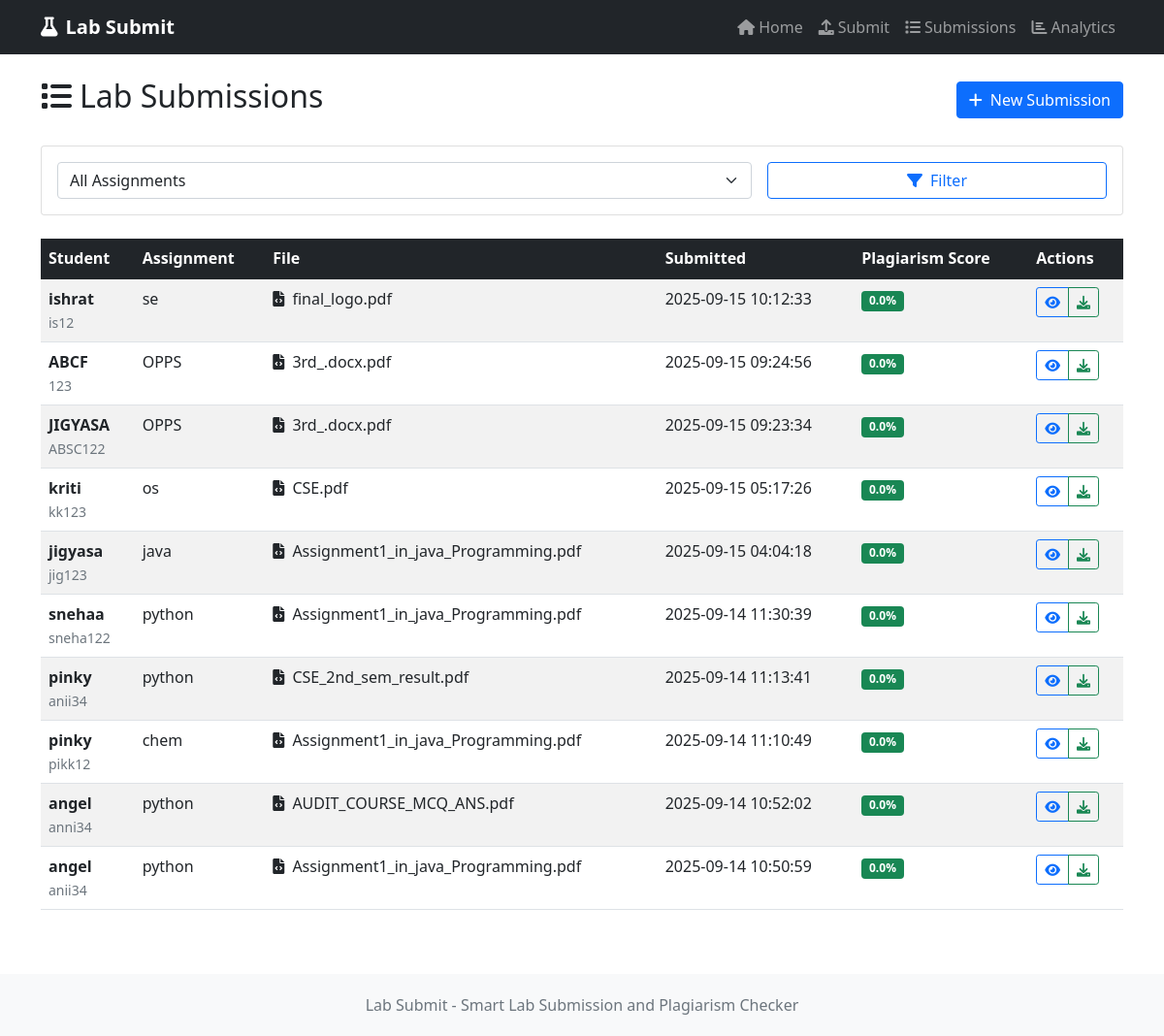
Screenshot of /submissions with the database file from the repository.
### tables this page shows
CREATE TABLE submissions (
                id INTEGER PRIMARY KEY AUTOINCREMENT,
                student_name TEXT NOT NULL,
                student_id TEXT NOT NULL,
                assignment_name TEXT NOT NULL,
                filename TEXT NOT NULL,
                file_path TEXT NOT NULL,
                file_hash TEXT NOT NULL,
                submission_time TIMESTAMP DEFAULT CURRENT_TIMESTAMP,
                plagiarism_score REAL DEFAULT 0.0,
                status TEXT DEFAULT 'submitted'
            );

### app.py (the view)
@app.route('/submissions')
def view_submissions():
    assignment_name = request.args.get('assignment')
    submissions = db_manager.get_submissions(assignment_name)
    all_submissions = db_manager.get_submissions()
    assignment_names = list(set([s[3] for s in all_submissions]))
    return render_template('submissions.html',
                         submissions=submissions,
                         assignment_names=assignment_names,
                         selected_assignment=assignment_name)

### app.py (called while the page is built)
    def get_submissions(self, assignment_name=None):
        conn = sqlite3.connect(self.db_name)
        cursor = conn.cursor()
        if assignment_name:
            cursor.execute('SELECT * FROM submissions WHERE assignment_name = ? ORDER BY submission_time DESC', (assignment_name,))
        else:
            cursor.execute('SELECT * FROM submissions ORDER BY submission_time DESC')
        submissions = cursor.fetchall()
        conn.close()
        return submissions

### templates/submissions.html (shortened to what this page needs)
<!DOCTYPE html>
<html>
<head><title>View Submissions</title></head>
<body>
{% extends "base.html" %}
{% block content %}
<div class="d-flex justify-content-between align-items-center mb-4">
    <h2><i class="fas fa-list me-2"></i>Lab Submissions</h2>
    <a href="/submit" class="btn btn-primary">
        <i class="fas fa-plus me-2"></i>New Submission
    </a>
</div>
<div class="card mb-4">
    <div class="card-body">
        <form method="GET" class="row g-3">
            <div class="col-md-8">
                <select name="assignment" class="form-select">
                    <option value="">All Assignments</option>
                </select>
            </div>
            <div class="col-md-4">
                <button type="submit" class="btn btn-outline-primary w-100">
                    <i class="fas fa-filter me-2"></i>Filter
                </button>
            </div>
        </form>
    </div>
</div>
{% if submissions %}
<div class="table-responsive">
    <table class="table table-striped table-hover">
        <thead class="table-dark">
            <tr>
                <th>Student</th>
                <th>Assignment</th>
                <th>File</th>
                <th>Submitted</th>
                <th>Plagiarism Score</th>
                <th>Actions</th>
            </tr>
        </thead>
        <tbody>
            {% for submission in submissions %}
            <tr>
                <td>
                    <strong>{{ submission[1] }}</strong><br>
                    <small class="text-muted">{{ submission[2] }}</small>
                </td>
                <td>{{ submission[3] }}</td>
                <td>
                    <i class="fas fa-file-code me-1"></i>
                    {{ submission[4] }}
                </td>
                <td>{{ submission[7] }}</td>
                <td>
                    {% set score = submission[8] %}
                    {% if score <= 20 %}
                        <span class="badge bg-success">{{ "%.1f"|format(score) }}%</span>
                    {% elif score <= 50 %}
                        <span class="badge bg-warning">{{ "%.1f"|format(score) }}%</span>
                    {% else %}
                        <span class="badge bg-danger">{{ "%.1f"|format(score) }}%</span>
                    {% endif %}
                </td>
                <td>
                    <div class="btn-group" role="group">
                        <a href="/submission/{{ submission[0] }}" class="btn btn-sm btn-outline-primary">
                            <i class="fas fa-eye"></i>
                        </a>
                        <a href="/download/{{ submission[0] }}" class="btn btn-sm btn-outline-success">
                            <i class="fas fa-download"></i>
                        </a>
                    </div>
                </td>
            </tr>
            {% endfor %}
        </tbody>
    </table>
</div>
{% endif %}
{% endblock %}

### templates/base.html (shortened to what this page needs)
<!DOCTYPE html>
<html lang="en">
<head>
    <link href="https://cdnjs.cloudflare.com/ajax/libs/bootstrap/5.1.3/css/bootstrap.min.css" rel="stylesheet">
    <link href="https://cdnjs.cloudflare.com/ajax/libs/font-awesome/6.0.0/css/all.min.css" rel="stylesheet">
</head>
<body>
    <nav class="navbar navbar-expand-lg navbar-dark bg-dark">
        <div class="container">
            <a class="navbar-brand" href="/">
                <i class="fas fa-flask me-2"></i>Lab Submit
            </a>
            <div class="collapse navbar-collapse" id="navbarNav">
                <ul class="navbar-nav ms-auto">
                    <li class="nav-item">
                        <a class="nav-link" href="/"><i class="fas fa-home me-1"></i>Home</a>
                    </li>
                    <li class="nav-item">
                        <a class="nav-link" href="/submit"><i class="fas fa-upload me-1"></i>Submit</a>
                    </li>
                    <li class="nav-item">
                        <a class="nav-link" href="/submissions"><i class="fas fa-list me-1"></i>Submissions</a>
                    </li>
                    <li class="nav-item">
                        <a class="nav-link" href="/analytics"><i class="fas fa-chart-bar me-1"></i>Analytics</a>
                    </li>
                </ul>
            </div>
        </div>
    </nav>
    <main class="container mt-4">
        {% block content %}{% endblock %}
    </main>
    <footer class="footer text-center">
        <div class="container">
            <span class="text-muted">Lab Submit - Smart Lab Submission and Plagiarism Checker</span>
        </div>
    </footer>
</body>
</html>

### templates/base.html (style rules this page uses)
.navbar-brand { font-weight: bold; }
.footer { margin-top: 50px; padding: 20px 0; background-color: #f8f9fa; }

### rows the page displays
submissions: student_name "ishrat", student "is12", assignment_name "se", filename "final_logo.pdf", submission_time "2025-09-15 10:12:33", plagiarism_score "0.0"
submissions: student_name "ABCF", student "123", assignment_name "OPPS", filename "3rd_.docx.pdf", submission_time "2025-09-15 09:24:56", plagiarism_score "0.0"
submissions: student_name "JIGYASA", student "ABSC122", assignment_name "OPPS", filename "3rd_.docx.pdf", submission_time "2025-09-15 09:23:34", plagiarism_score "0.0"
submissions: student_name "kriti", student "kk123", assignment_name "os", filename "CSE.pdf", submission_time "2025-09-15 05:17:26", plagiarism_score "0.0"
submissions: student_name "jigyasa", student "jig123", assignment_name "java", filename "Assignment1_in_java_Programming.pdf", submission_time "2025-09-15 04:04:18", plagiarism_score "0.0"
submissions: student_name "snehaa", student "sneha122", assignment_name "python", filename "Assignment1_in_java_Programming.pdf", submission_time "2025-09-14 11:30:39", plagiarism_score "0.0"
submissions: student_name "pinky", student "anii34", assignment_name "python", filename "CSE_2nd_sem_result.pdf", submission_time "2025-09-14 11:13:41", plagiarism_score "0.0"
submissions: student_name "pinky", student "pikk12", assignment_name "chem", filename "Assignment1_in_java_Programming.pdf", submission_time "2025-09-14 11:10:49", plagiarism_score "0.0"
submissions: student_name "angel", student "anni34", assignment_name "python", filename "AUDIT_COURSE_MCQ_ANS.pdf", submission_time "2025-09-14 10:52:02", plagiarism_score "0.0"
submissions: student_name "angel", student "anii34", assignment_name "python", filename "Assignment1_in_java_Programming.pdf", submission_time "2025-09-14 10:50:59", plagiarism_score "0.0"
